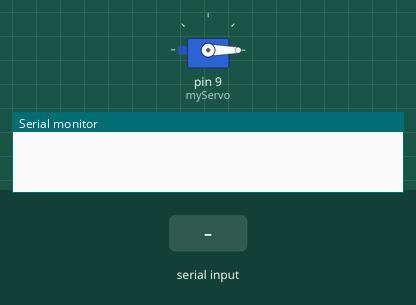
Bench run of a sketch on a simulated Arduino Uno, built with avr-gcc and run on an emulated ATmega328P. Parts: servo, the last lines printed to the serial monitor. The inputs (shaded band) are chosen by the test bench.

Above: at 1.2 s.
1.3 s: "90,45\n" received over Serial
At 2.4 s:
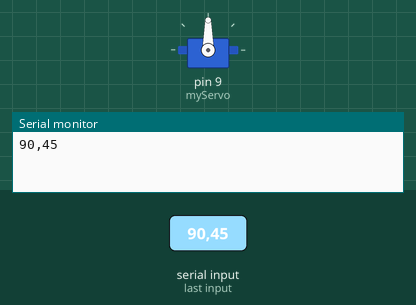
2.8 s: "200\n" received over Serial
At 3.4 s:
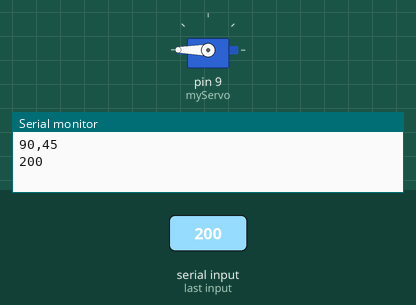
4.3 s: "30,150\n" received over Serial
At 4.7 s:
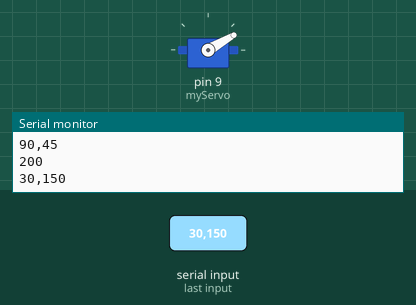
5.8 s: "90\n" received over Serial
At 6.9 s:
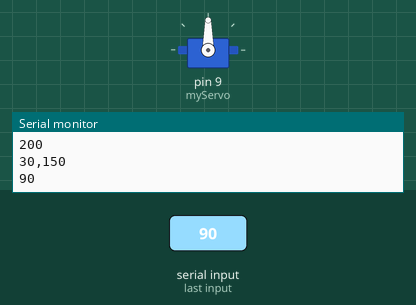
Timing chart, 0 to 8.3 s (numbered marks = the images above; inputs shaded):
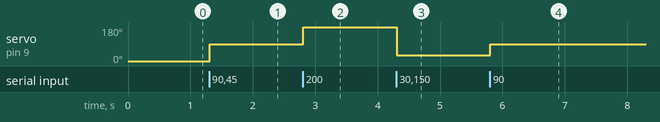

The sketch:

SerialServo.ino
```cpp
#include <Servo.h>

String inputString = "";         // a String to hold incoming data
boolean stringComplete = false;  // whether the string is complete
int lastAngle;

Servo myServo;

void setup()
{
  myServo.attach(9);
  myServo.write(0);
  Serial.begin(9600);
  inputString.reserve(200);
}

void loop()
{
  if (stringComplete)
  {
    if(inputString == "angle")
    {
      Serial.print(lastAngle);
    }
    else
    {
      Serial.print(inputString);

      lastAngle = inputString.toInt();

      myServo.attach(9);
      myServo.write(lastAngle);
      delay(250);
      myServo.detach();
    }


    // clear the string:
    inputString = "";
    stringComplete = false;
  }
}

void serialEvent()
{
  while (Serial.available())
  {
    char inChar = (char)Serial.read();
    inputString += inChar;
    if (inChar == '\n')
    {
      stringComplete = true;
    }
  }
}
```

Measured:
- after the input at 1.3 s, servo on pin 9 (myServo): 0° → 90° at once
- after the input at 2.8 s, servo on pin 9 (myServo): 90° → 180° at once
- after the input at 4.3 s, servo on pin 9 (myServo): 180° → 30° at once
- after the input at 5.8 s, servo on pin 9 (myServo): 30° → 90° at once
